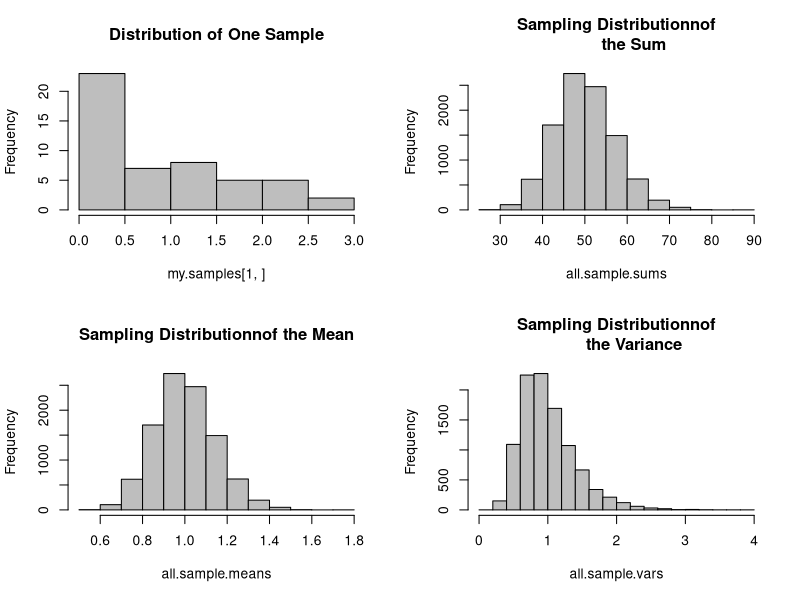

Reproduce this figure in R.
#CLT
sdm.sim <- function(n,src.dist=NULL,param1=NULL,param2=NULL) {
  r <- 10000  # Number of replications/samples - DO NOT ADJUST
  # This produces a matrix of observations with  
  # n columns and r rows. Each row is one sample:
  my.samples <- switch(src.dist,
                       "E" = matrix(rexp(n*r,param1),r),
                       "N" = matrix(rnorm(n*r,param1,param2),r),
                       "U" = matrix(runif(n*r,param1,param2),r),
                       "P" = matrix(rpois(n*r,param1),r),
                       "C" = matrix(rcauchy(n*r,param1,param2),r),
                       "B" = matrix(rbinom(n*r,param1,param2),r),
                       "G" = matrix(rgamma(n*r,param1,param2),r),
                       "X" = matrix(rchisq(n*r,param1),r),
                       "T" = matrix(rt(n*r,param1),r))
  all.sample.sums <- apply(my.samples,1,sum)
  all.sample.means <- apply(my.samples,1,mean)   
  all.sample.vars <- apply(my.samples,1,var) 
  par(mfrow=c(2,2))
  hist(my.samples[1,],col="gray",main="Distribution of One Sample")
  hist(all.sample.sums,col="gray",main="Sampling Distributionnof
       the Sum")
  hist(all.sample.means,col="gray",main="Sampling Distributionnof the Mean")
  hist(all.sample.vars,col="gray",main="Sampling Distributionnof
       the Variance")
}
sdm.sim(50,src.dist="E",param1=1)
set.seed(13)
fg <- sample(x=c(0,1),size=8*10,replace=TRUE,prob=c(.20,.80))
fgm <- matrix(fg,nrow=10)
fgmd <- cbind(fgm,apply(fgm,1,mean)*100)
fgmd
